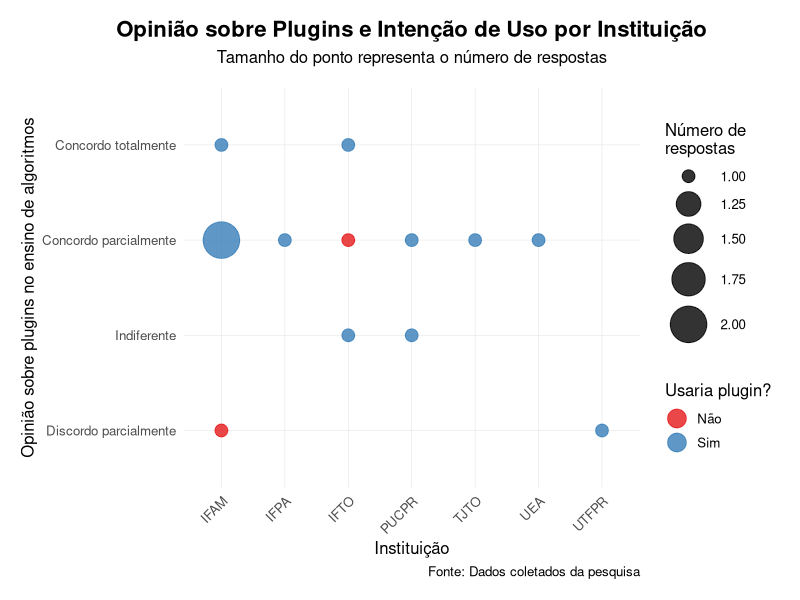

Here is the R script that generated this plot:
library(ggplot2)
library(dplyr)
library(tidyr)

# Dados fornecidos
dados <- data.frame(
  instituicao = c("PUCPR", "UTFPR", "IFTO", "IFAM", "IFTO", "IFTO", "IFAM", 
                  "IFAM", "IFAM", "UEA", "TJTO", "IFPA", "UTFPR", "PUCPR"),
  opiniao_plugins = c("Concordo parcialmente", "Discordo parcialmente", "Concordo parcialmente", 
                      "Concordo parcialmente", "Concordo totalmente", "Indiferente", 
                      "Concordo parcialmente", "Concordo totalmente", "Discordo parcialmente", 
                      "Concordo parcialmente", "Concordo parcialmente", "Concordo parcialmente", 
                      "Concordo parcialmente", "Indiferente"),
  usaria_plugin = c("Sim", "Sim", "Não", "Sim", "Sim", "Sim", "Sim", 
                    "Sim", "Não", "Sim", "Sim", "Sim", "", "Sim")
)

# Limpar dados (remover resposta vazia)
dados <- dados[dados$usaria_plugin != "", ]

# Definir ordem para as opiniões
ordem_opiniao <- c("Discordo totalmente", "Discordo parcialmente", "Indiferente", 
                   "Concordo parcialmente", "Concordo totalmente")

dados$opiniao_plugins <- factor(dados$opiniao_plugins, levels = ordem_opiniao)

# Criar tabela de frequência
tabela <- dados %>%
  count(instituicao, opiniao_plugins, usaria_plugin) %>%
  group_by(instituicao, opiniao_plugins) %>%
  mutate(total_instituicao = sum(n)) %>%
  ungroup()

# Gráfico de pontos com tamanho proporcional
ggplot(tabela, aes(x = instituicao, y = opiniao_plugins, size = n, color = usaria_plugin)) +
  geom_point(alpha = 0.8) +
  scale_size_continuous(range = c(4, 12), name = "Número de\nrespostas") +
  scale_color_manual(values = c("Não" = "#e41a1c", "Sim" = "#377eb8"), 
                     name = "Usaria plugin?") +
  labs(title = "Opinião sobre Plugins e Intenção de Uso por Instituição",
       subtitle = "Tamanho do ponto representa o número de respostas",
       x = "Instituição", 
       y = "Opinião sobre plugins no ensino de algoritmos",
       caption = "Fonte: Dados coletados da pesquisa") +
  theme_minimal(base_size = 12) +
  theme(
    plot.title = element_text(hjust = 0.5, face = "bold", size = 16),
    plot.subtitle = element_text(hjust = 0.5, size = 12, margin = margin(b = 15)),
    axis.text.x = element_text(angle = 45, hjust = 1, vjust = 1),
    axis.text.y = element_text(),
    panel.grid.major = element_line(color = "grey90", linewidth = 0.2),
    legend.position = "right",
    plot.margin = margin(15, 15, 15, 15)
  ) +
  guides(color = guide_legend(override.aes = list(size = 6)))
